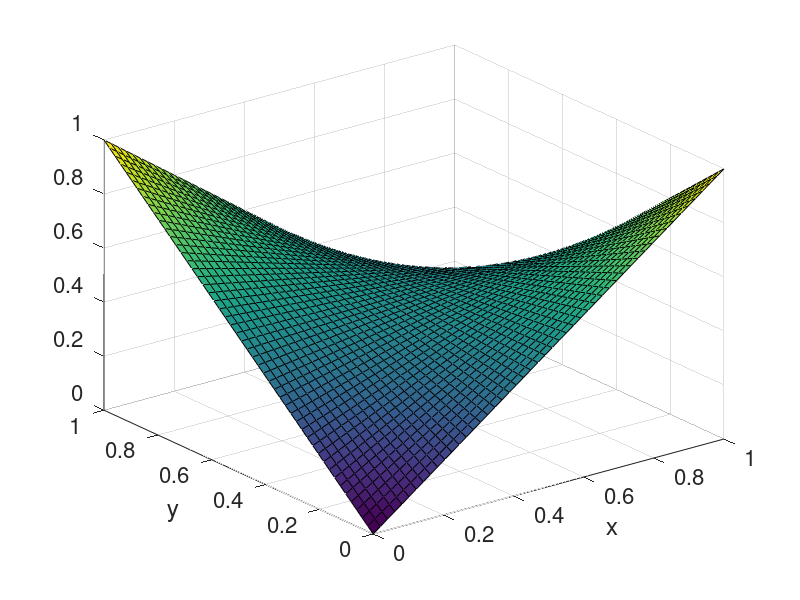
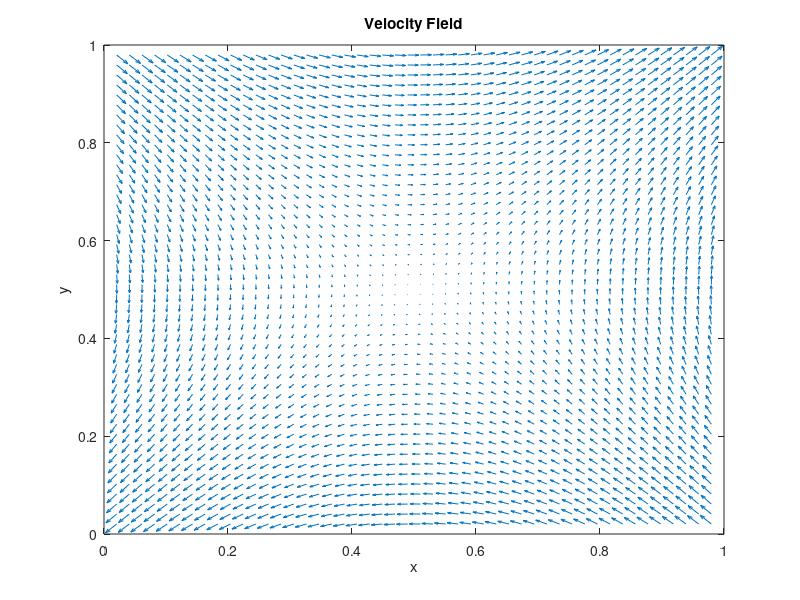

MATLAB code for these plots, in order:
%2D PDE Elliptic PDE
clear; clc % Clear Workspace , Command Window

%Input
Nx=50;
Ny=50;
Lx=1;
Ly=1;

% Grid
x=linspace(0,Lx,Nx); %Mesh
y=linspace(0,Ly,Ny);
dx=x(2)-x(1); %Mesh Size
dy=y(2)-y(1);

% Initialize Matrices
N=Nx*Ny;        % # of unknowns
M=zeros(N,N);   % N rows, N columns
B=zeros(N,1);   % N rows, 1 columns 

for i=2:Nx-1 %Loop over X direction, skipping First and Last Grid Points
    for j=2:Ny-1 %Loop over Y direction, skipping First and Last Grid Points
        n=i+(j-1)*Nx; %Convert ij point to the nth Grid Point
        M(n,n   )=-4; %Main Diagonal
        M(n,n-1 )=1;  %Off Diagonal to the left
        M(n,n+1 )=1;  %Off Diagonal to the right 
        M(n,n-Nx)=1;  %Far Off Diagonal to the left 
        M(n,n+Nx)=1;  %Far Off Diagonal to the right 
        B(n,1   )=0;  %Source Term for this problem
    end
end
% Boundary Conditions
% Left BC phi=y
i=1;
for j=1:Ny;
    n=i+(j-1)*Nx; % nth column for this ij
    M(n,n)=1;     % Main Diagonal
    B(n,1)=y(j);  % BC at y_j
end
% Right BC phi=1-y
i=Nx;
for j=1:Ny;
    n=i+(j-1)*Nx; % nth column for this ij
    M(n,n)=1;     % Main Diagonal
    B(n,1)=1-y(j); % BC at x_i
end
% Bottom BC phi=x
j=1;
for i=1:Nx;
    n=i+(j-1)*Nx; % nth column for this ij
    M(n,n)=1;     % Main Diagonal
    B(n,1)=x(i); % BC at x_i
end
% Top BC phi=1-x
j=Ny;
for i=1:Nx;
    n=i+(j-1)*Nx; % nth column for this ij
    M(n,n)=1;     % Main Diagonal
    B(n,1)=1-x(i); % BC at x_i
end
%Solve for potential M*phi=B;
%phi=inv(M)*B;
phi_vec=M\B;

% Convert the Vector Solution to a 2D Array
for i=1:Nx
    for j=1:Ny
        n=i+(j-1)*Nx; % nth row of this ij
        phi(i,j)=phi_vec(n);
    end
end

%Plot Result
surf(x,y,phi') % ' takes Transpose
xlabel('x');
ylabel('y');
set(gca,'Fontsize',16)

% Compute velocity From potential
% u = -dphi/dx % x comp.of velocity
% v = -dphi/dy % y comp.of velocity

u=zeros(Nx,Ny);
v=zeros(Nx,Ny);
for i=2:Nx-1 % Loop Over Interior Grid Points
    for j=2:Ny-1
        u(i,j)=-(phi(i+1,j)-phi(i-1,j))/(2*dx);
        v(i,j)=-(phi(i,j+1)-phi(i,j-1))/(2*dy);
    end
end
figure(2);clf(2)
quiver(x,y,u',v')
xlabel('x')
ylabel('y')
title('Velocity Field')
    
    